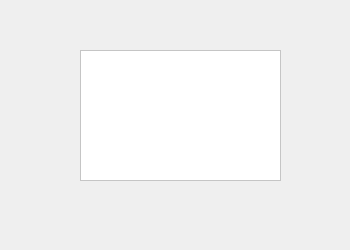
<?xml version="1.0" encoding="UTF-8"?>
<ui version="4.0">
 <class>welcomeround2</class>
 <widget class="QWidget" name="welcomeround2">
  <property name="geometry">
   <rect>
    <x>0</x>
    <y>0</y>
    <width>350</width>
    <height>250</height>
   </rect>
  </property>
  <property name="windowTitle">
   <string>Form</string>
  </property>
  <property name="styleSheet">
   <string notr="true">background-image: url(:/IMAGES/back3.png);</string>
  </property>
  <widget class="QTextEdit" name="textEdit">
   <property name="geometry">
    <rect>
     <x>80</x>
     <y>50</y>
     <width>201</width>
     <height>131</height>
    </rect>
   </property>
   <property name="font">
    <font>
     <weight>75</weight>
     <bold>true</bold>
    </font>
   </property>
   <property name="styleSheet">
    <string notr="true">background-color: rgb(255, 255, 255);</string>
   </property>
   <property name="html">
    <string>&lt;!DOCTYPE HTML PUBLIC &quot;-//W3C//DTD HTML 4.0//EN&quot; &quot;http://www.w3.org/TR/REC-html40/strict.dtd&quot;&gt;
&lt;html&gt;&lt;head&gt;&lt;meta name=&quot;qrichtext&quot; content=&quot;1&quot; /&gt;&lt;style type=&quot;text/css&quot;&gt;
p, li { white-space: pre-wrap; }
&lt;/style&gt;&lt;/head&gt;&lt;body style=&quot; font-family:'MS Shell Dlg 2'; font-size:8.25pt; font-weight:600; font-style:normal;&quot;&gt;
&lt;p align=&quot;center&quot; style=&quot; margin-top:0px; margin-bottom:0px; margin-left:0px; margin-right:0px; -qt-block-indent:0; text-indent:0px;&quot;&gt;&lt;span style=&quot; font-size:24pt; color:#ffffff;&quot;&gt;WELCOME &lt;/span&gt;&lt;/p&gt;
&lt;p align=&quot;center&quot; style=&quot; margin-top:0px; margin-bottom:0px; margin-left:0px; margin-right:0px; -qt-block-indent:0; text-indent:0px;&quot;&gt;&lt;span style=&quot; font-size:24pt; color:#ffffff;&quot;&gt;TO &lt;/span&gt;&lt;/p&gt;
&lt;p align=&quot;center&quot; style=&quot; margin-top:0px; margin-bottom:0px; margin-left:0px; margin-right:0px; -qt-block-indent:0; text-indent:0px;&quot;&gt;&lt;span style=&quot; font-size:24pt; color:#ffffff;&quot;&gt;ROUND 2&lt;/span&gt;&lt;/p&gt;&lt;/body&gt;&lt;/html&gt;</string>
   </property>
  </widget>
 </widget>
 <resources>
  <include location="../images.qrc"/>
 </resources>
 <connections/>
</ui>
